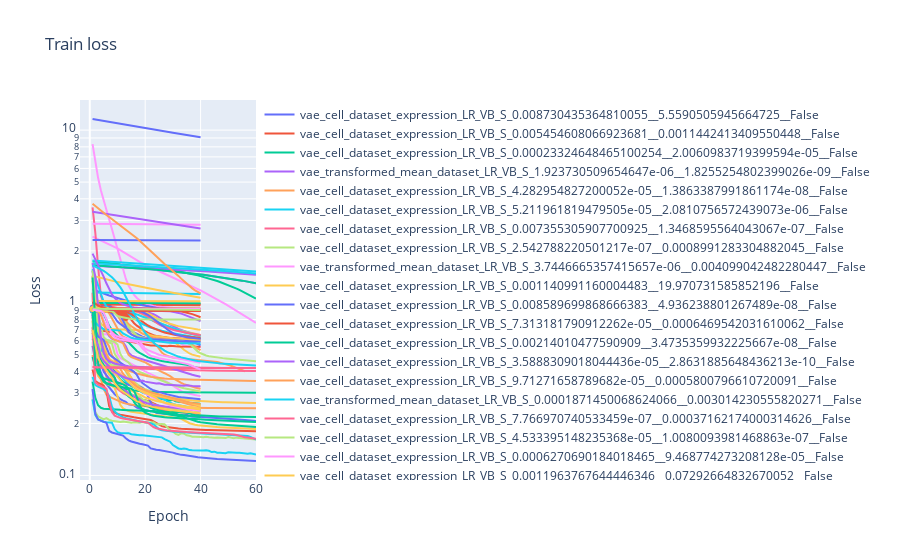
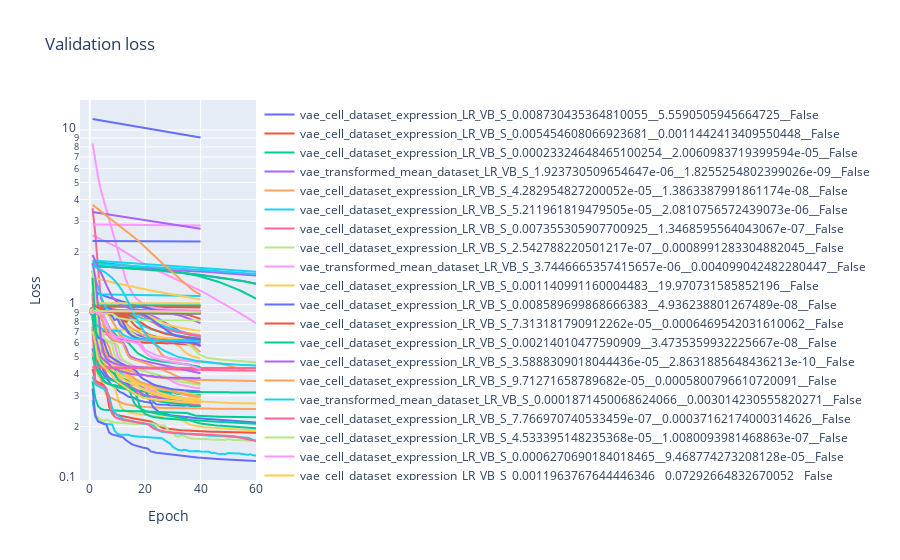

Notebook cell for these charts, in order:
### Code cell
train_layout = go.Layout(
    title='Train loss',
    xaxis_title='Epoch',
    yaxis_title='Loss',
    yaxis=dict(
        type='log'
    ),
)
fig = go.Figure(data=train_traces, layout=train_layout)
iplot(fig)

validation_layout = go.Layout(
    title='Validation loss',
    xaxis_title='Epoch',
    yaxis_title='Loss',
    yaxis=dict(
        type='log'
    ),
)
fig = go.Figure(data=validation_traces, layout=validation_layout)
iplot(fig)
